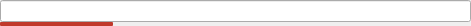
<?xml version="1.0" encoding="UTF-8"?>
<ui version="4.0">
 <class>PasswordWidget</class>
 <widget class="QWidget" name="PasswordWidget">
  <property name="geometry">
   <rect>
    <x>0</x>
    <y>0</y>
    <width>471</width>
    <height>25</height>
   </rect>
  </property>
  <layout class="QVBoxLayout" name="verticalLayout">
   <property name="spacing">
    <number>0</number>
   </property>
   <property name="leftMargin">
    <number>0</number>
   </property>
   <property name="topMargin">
    <number>0</number>
   </property>
   <property name="rightMargin">
    <number>0</number>
   </property>
   <property name="bottomMargin">
    <number>0</number>
   </property>
   <item>
    <widget class="QLineEdit" name="passwordEdit"/>
   </item>
   <item>
    <widget class="QProgressBar" name="qualityProgressBar">
     <property name="maximumSize">
      <size>
       <width>16777215</width>
       <height>4</height>
      </size>
     </property>
     <property name="styleSheet">
      <string notr="true">QProgressBar {
              border: none;
              background-color: transparent;
              }
              QProgressBar::chunk {
              background-color: #c0392b;
              border-radius: 1px;
              }
            </string>
     </property>
     <property name="value">
      <number>24</number>
     </property>
     <property name="textVisible">
      <bool>false</bool>
     </property>
    </widget>
   </item>
  </layout>
 </widget>
 <tabstops>
  <tabstop>passwordEdit</tabstop>
 </tabstops>
 <resources/>
 <connections/>
</ui>
